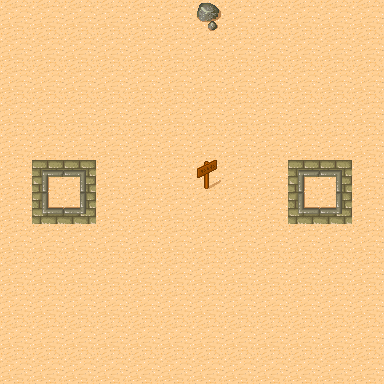

A level layout from a 2D game, rendered from its tile map. Below: a short description, then the map file with its tile-grid data intact:
An orthogonal 12x12 tile map with 32x32 px tiles, 2 tile layers (Fondo, Obstáculos).

<map version="1.0" tiledversion="1.1.2" orientation="orthogonal" renderorder="right-down" width="12" height="12" tilewidth="32" tileheight="32" infinite="0" nextobjectid="1">
 <tileset firstgid="1" source="tmw_desert.tsx" />
 <layer name="Fondo" width="12" height="12">
  <data encoding="csv">
30,30,30,30,30,30,30,30,30,30,30,30,
30,30,30,30,30,30,30,30,30,30,30,30,
30,30,30,30,30,30,30,30,30,30,30,30,
30,30,30,30,30,30,30,30,30,30,30,30,
30,30,30,30,30,30,30,30,30,30,30,30,
30,30,30,30,30,30,30,30,30,30,30,30,
30,30,30,30,30,30,30,30,30,30,30,30,
30,30,30,30,30,30,30,30,30,30,30,30,
30,30,30,30,30,30,30,30,30,30,30,30,
30,30,30,30,30,30,30,30,30,30,30,30,
30,30,30,30,30,30,30,30,30,30,30,30,
30,30,30,30,30,30,30,30,30,30,30,30
</data>
 </layer>
 <layer name="Obstáculos" width="12" height="12">
  <data encoding="csv">
0,0,0,0,0,0,32,0,0,0,0,0,
0,0,0,0,0,0,0,0,0,0,0,0,
0,0,0,0,0,0,0,0,0,0,0,0,
0,0,0,0,0,0,0,0,0,0,0,0,
0,0,0,0,0,0,0,0,0,0,0,0,
0,20,21,0,0,0,46,0,0,20,21,0,
0,28,29,0,0,0,0,0,0,28,29,0,
0,0,0,0,0,0,0,0,0,0,0,0,
0,0,0,0,0,0,0,0,0,0,0,0,
0,0,0,0,0,0,0,0,0,0,0,0,
0,0,0,0,0,0,0,0,0,0,0,0,
0,0,0,0,0,0,0,0,0,0,0,0
</data>
 </layer>
</map>
